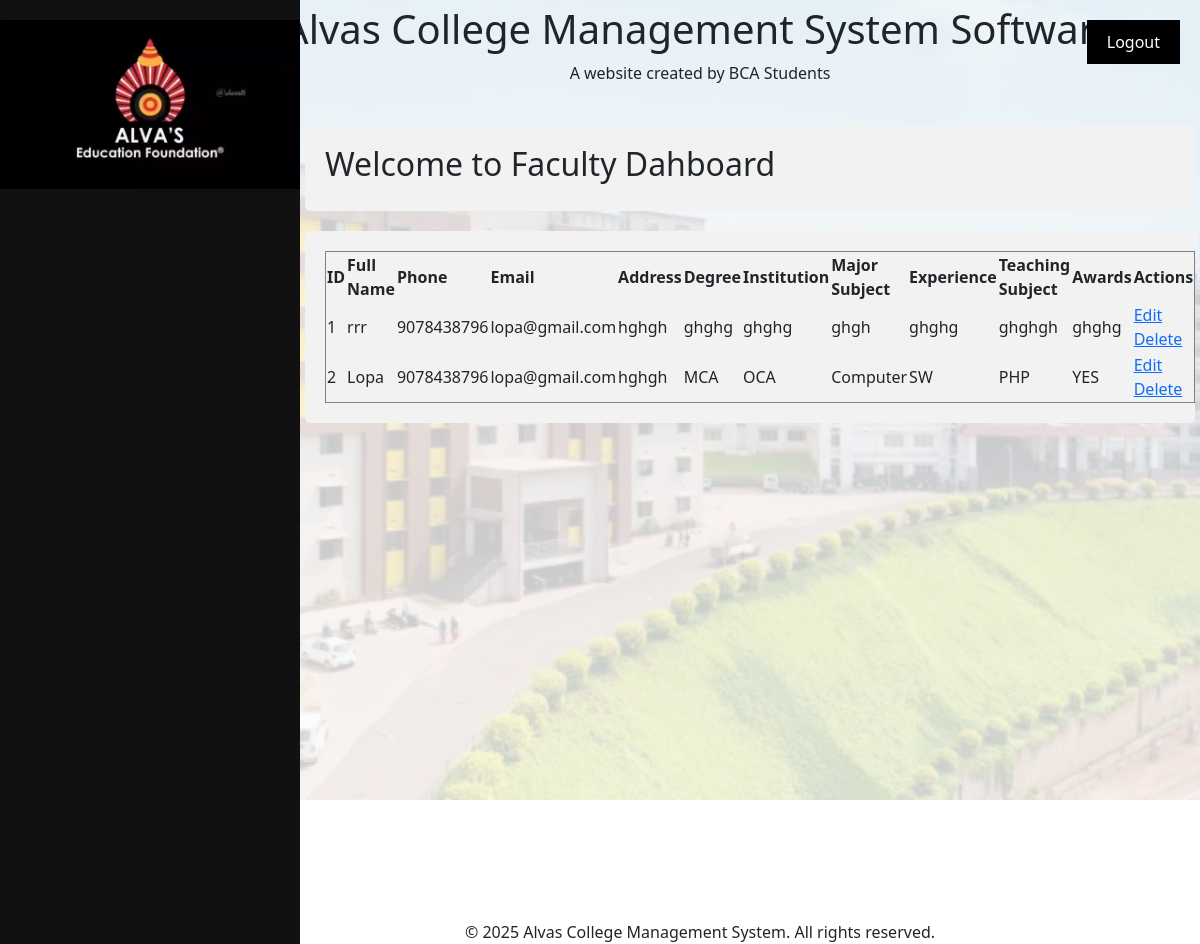
/view_update_faculty.php, run on the app's committed database.
### tables this page shows
CREATE TABLE `new_faculty` (
  `id` int(11) NOT NULL,
  `fullname` varchar(255) NOT NULL,
  `gender` varchar(10) NOT NULL,
  `dob` date NOT NULL,
  `phone` varchar(20) NOT NULL,
  `email` varchar(255) NOT NULL,
  `address` varchar(255) NOT NULL,
  `degree` varchar(100) NOT NULL,
  `institution` varchar(100) NOT NULL,
  `major` varchar(100) NOT NULL,
  `experience` text DEFAULT NULL,
  `teaching` text DEFAULT NULL,
  `research` text DEFAULT NULL,
  `admin` text DEFAULT NULL,
  `memberships` text DEFAULT NULL,
  `awards` text DEFAULT NULL,
  `username` varchar(255) NOT NULL,
  `password` varchar(255) NOT NULL,
  `usertype` varchar(25) NOT NULL
);

### view_update_faculty.php (the view, shortened to what this page needs)
<!DOCTYPE html>
<html lang="en">
<head>
    <link rel="stylesheet" href="style.css">
</head>
<body>
    <?php
    include 'sidebar.php';
    include 'header.php';
    ?>
    <div class="dashboard">
        <div class="widget">
            <h2>Welcome to Faculty Dahboard</h2>
        </div>
        <div class="content">
            <div class="widget">
                <?php
                include 'db_connection.php';
                $sql = "SELECT * FROM new_faculty";
                $result = $conn->query($sql);
                if ($result->num_rows > 0) {
                    echo "<table border='1'>";
                    echo "<tr><th>ID</th><th>Full Name</th><th>Phone</th><th>Email</th><th>Address</th><th>Degree</th><th>Institution</th><th>Major Subject</th><th>Experience</th><th>Teaching Subject</th><th>Awards</th><th>Actions</th></tr>";
                    while ($row = $result->fetch_assoc()) {
                        echo "<tr>";
                        echo "<td>" . $row["id"] . "</td>";
                        echo "<td>" . $row["fullname"] . "</td>";
                        echo "<td>" . $row["phone"] . "</td>";
                        echo "<td>" . $row["email"] . "</td>";
                        echo "<td>" . $row["address"] . "</td>";
                        echo "<td>" . $row["degree"] . "</td>";
                        echo "<td>" . $row["institution"] . "</td>";
                        echo "<td>" . $row["major"] . "</td>";
                        echo "<td>" . $row["experience"] . "</td>";
                        echo "<td>" . $row["teaching"] . "</td>";
                        echo "<td>" . $row["awards"] . "</td>";
                        echo "<td>";
                        echo "<a href='edit_faculty.php?id=" . $row["id"] . "'>Edit</a> ";
                        echo "<a href='delete_faculty.php?id=" . $row["id"] . "' onclick='return confirm(\"Are you sure you want to delete this user?\")'>Delete</a>";
                        echo "</td>";
                        echo "</tr>";
                    }
                    echo "</table>";
                } else {
                    echo "0 results";
                }
                ?>
            </div>
        </div>
    </div>
</body>
<?php
include 'footer.php';
?>
</html>

### style.css (style rules this page uses)
.dashboard { background-color: rgba(255, 255, 255, 0.8); padding: 05px; position: relative; height: 100%; margin-left:200px; }

### view_update_faculty.php (style rules this page uses)
.widget { background-color: #f2f2f2; padding: 20px; margin-left: 100px; margin-bottom: 20px; border-radius: 5px; }
.widget h2 { margin-top: 0; }
body { background-image: url('image/c2.jpg'); background-size: cover; background-position: center; background-repeat: no-repeat; height: 100vh; }

### data on the page
new_faculty: id "1", fullname "rrr", phone "9078438796", email "lopa@gmail.com", address "hghgh", degree "ghghg", institution "ghghg", major "ghgh", experience "ghghg", teaching "ghghgh", awards "ghghg"
new_faculty: id "2", fullname "Lopa", phone "9078438796", email "lopa@gmail.com", address "hghgh", degree "MCA", institution "OCA", major "Computer", experience "SW", teaching "PHP", awards "YES"
